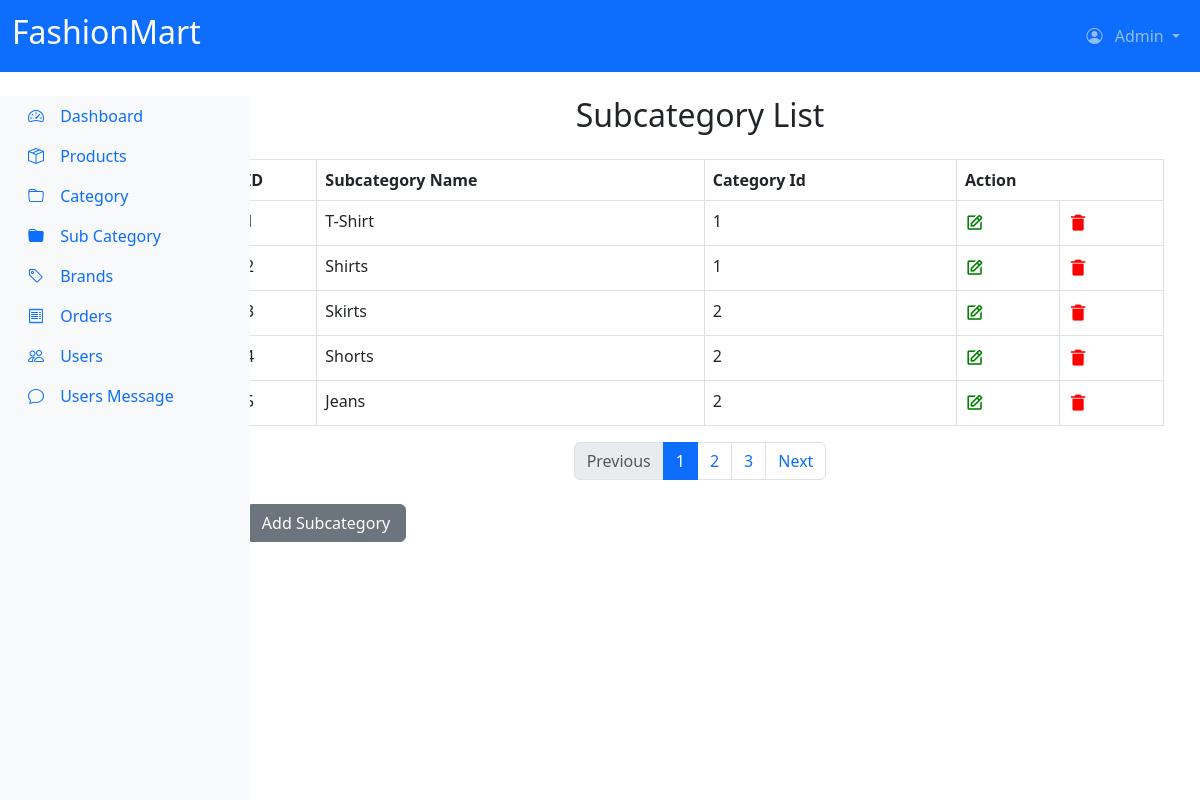
The page /adminDashboard/sub-category/ on the database its author committed.
### myeSite/models.py (models this page shows, shortened)
class Subcategory(models.Model):
    name = models.CharField(max_length=255)
    category = models.ForeignKey(Category, related_name='subcategories', on_delete=models.CASCADE)

class Category(models.Model):
    name = models.CharField(max_length=255)

### myeSite/views.py (the view)
# urls.py: path('adminDashboard/sub-category/', views.subCategory_list_view, name='subcategory'),
def subCategory_list_view(request):
    subcategories = Subcategory.objects.all()
    paginator = Paginator(subcategories, 5)  # This will not work
    page_number = request.GET.get('page')
    page_obj = paginator.get_page(page_number)
    context = {
        'page_obj': page_obj,
    }
    return render(request, 'myeSite/admin/subCategory.html', context)

### myeSite/context_processors.py (called while the page is built)
def categories_processor(request):
    categories = Category.objects.all().prefetch_related('subcategories')
    return {'categories': categories}

def wishlist_item_count(request):
    if request.user.is_authenticated:
        wishlist_item_count = Wishlist.objects.filter(user=request.user).count()
    else:
        wishlist_item_count = 0
    return {'wishlist_item_count': wishlist_item_count}

### myeSite/templates/myeSite/admin/subCategory.html (shortened to what this page needs)
{% extends "myeSite/admin/base.html" %}
{% load static %}
{% block content %}
<div class="container mt-4">
    <h2 class="text-center mb-4">Subcategory List</h2>
    <table class="table table-bordered">
        <thead>
            <tr>
                <th>ID</th>
                <th>Subcategory Name</th>
                <th>Category Id</th>
                <th colspan="2">Action</th>
            </tr>
        </thead>
        <tbody>
            {% for subcategory in page_obj %}
            <tr>
                <td>{{ subcategory.id }}</td>
                <td>{{ subcategory.name }}</td>
                <td>{{ subcategory.category.id }}</td>
                <td>
                    <a href="javascript:void(0)"
                       class="edit-subcategory"
                       data-id="{{ subcategory.id }}"
                       data-name="{{ subcategory.name }}"
                       data-category="{{ subcategory.category.id }}"
                       data-bs-toggle="modal"
                       data-bs-target="#subcategoryModal">
                        <i class='bx bx-edit' style="color:green; margin-right:5px; font-size:1.2rem;"></i>
                    </a>
                </td>
                <td>
                    <a href="{% url 'subcategory_delete' subcategory.id %}?page={{page_obj.number}}" style="display:inline;"><i class='bx bxs-trash-alt' style="color:red; margin-right:5px; font-size:1.2rem;"></i></a>
                </td>
            </tr>
            {% empty %}
            <tr>
                <td colspan="3">No subcategories found.</td>
            </tr>
            {% endfor %}
        </tbody>
    </table>
      <nav aria-label="Page navigation">
        <ul class="pagination justify-content-center">
            {% if page_obj.has_previous %}
                <li class="page-item">
                    <a class="page-link" href="?page={{ page_obj.previous_page_number }}">Previous</a>
                </li>
            {% else %}
                <li class="page-item disabled">
                    <a class="page-link">Previous</a>
                </li>
            {% endif %}
            {% for num in page_obj.paginator.page_range %}
                {% if page_obj.number == num %}
                    <li class="page-item active"><a class="page-link" href="?page={{ num }}">{{ num }}</a></li>
                {% else %}
                    <li class="page-item"><a class="page-link" href="?page={{ num }}">{{ num }}</a></li>
                {% endif %}
            {% endfor %}
            {% if page_obj.has_next %}
                <li class="page-item">
                    <a class="page-link" href="?page={{ page_obj.next_page_number }}">Next</a>
                </li>
            {% else %}
                <li class="page-item disabled">
                    <a class="page-link">Next</a>
                </li>
            {% endif %}
        </ul>
    </nav>
    <button type="button" class="btn btn-secondary mt-2" id="addSubcategoryBtn" data-bs-toggle="modal" data-bs-target="#subcategoryModal" style="width: 10rem;">
        Add Subcategory
    </button>
</div>
{% endblock %}

### myeSite/static/myeSite/css/style.css (style rules this page uses)
* { margin: 0; padding: 0; box-sizing: border-box; scroll-behavior: smooth; }
html, body { height: 100%; width: 100%; }
.disabled { color: gray; pointer-events: none; cursor: not-allowed; }
.container { height: 100%; width: 100%; }
.right-infoPart h5, span, p, button { margin-left: 10px; margin-top: 10px; margin-bottom: 1.2rem; }
button { width: 7rem; padding: 10px; border: none; border-radius: 5px; }
.container { margin-top: 2rem; }
.sortby h6, i { padding-right: 4px; margin-top: 4px; }

### rows shown on the page
Subcategory: name "T-Shirt", category.id "1"
Subcategory: name "Shirts", category.id "1"
Subcategory: name "Skirts", category.id "2"
Subcategory: name "Shorts", category.id "2"
Subcategory: name "Jeans", category.id "2"

### other values the page prints
{{ num }} "1"
{{ num }} "2" "3"
